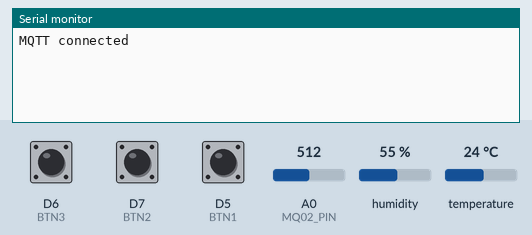
This sketch was run on a simulated ESP8266 (Wemos D1 mini). Shown: the last lines printed to the serial monitor. Inputs (shaded band) come from the test bench; at power-on: humidity 55 %, A0 (MQ02_PIN) = 512, temperature 24 °C, D6 (BTN3) HIGH, D7 (BTN2) HIGH, D5 (BTN1) HIGH. WiFi joins after 1.5 s; servers stay silent unless stated; no MQTT or app messages arrive unless stated.

Above: at 2.7 s.
2.8 s: humidity set to 22 %
At 5.4 s:
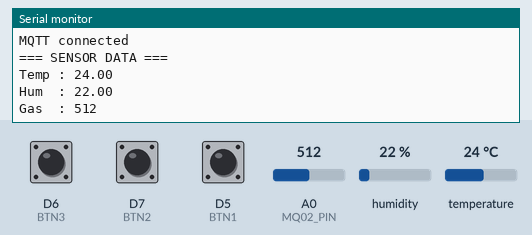
6.5 s: A0 (MQ02_PIN) set to 716
8.0 s: temperature set to 12 °C
9.5 s: A0 (MQ02_PIN) set to 900
At 10.8 s:
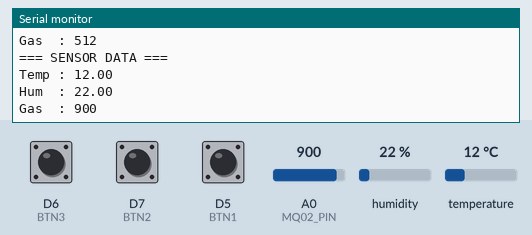

The sketch:

2tambahDHT-mq02.ino
```cpp
#include <ESP8266WiFi.h>
#include <PubSubClient.h>
#include <DHT.h>

/* ================= WIFI ================= */
const char* ssid     = "Toyaku2025";
const char* password = "Toyaku2025";

/* ======== STATIC IP SETTING ======== */
IPAddress local_IP(192, 168, 0, 30);
IPAddress gateway(192, 168, 0, 1);
IPAddress subnet(255, 255, 255, 0);
IPAddress dns(8, 8, 8, 8);

/* ================= MQTT ================= */
const char* mqtt_server = "192.168.0.100";
const int mqtt_port = 1883;

/* ================= TOPIC RELAY ================= */
const char* topic1 = "relay/1/status";
const char* topic2 = "relay/2/status";
const char* topic3 = "relay/3/status";

/* ================= TOPIC SENSOR ================= */
const char* topicTemp = "sensor/temp";
const char* topicHum  = "sensor/humidity";
const char* topicGas  = "sensor/air";

/* ================= PIN ================= */
#define BTN1 D5
#define BTN2 D7
#define BTN3 D6

#define DHTPIN D2
#define DHTTYPE DHT11
#define MQ02_PIN A0

WiFiClient espClient;
PubSubClient client(espClient);
DHT dht(DHTPIN, DHTTYPE);

int lastVal1 = -1;
int lastVal2 = -1;
int lastVal3 = -1;

unsigned long lastSensorMillis = 0;
const long sensorInterval = 5000; // publish sensor tiap 5 detik

/* ================= FUNCTION ================= */
void setup_wifi() {
  WiFi.mode(WIFI_STA);
  WiFi.config(local_IP, gateway, subnet, dns);
  WiFi.begin(ssid, password);

  while (WiFi.status() != WL_CONNECTED) {
    delay(500);
  }
}

void reconnect() {
  while (!client.connected()) {
    if (client.connect("WemosD1Mini")) {
      Serial.println("MQTT connected");
    } else {
      delay(2000);
    }
  }
}

/* ================= SETUP ================= */
void setup() {
  Serial.begin(115200);

  pinMode(BTN1, INPUT_PULLUP);
  pinMode(BTN2, INPUT_PULLUP);
  pinMode(BTN3, INPUT_PULLUP);

  dht.begin();
  setup_wifi();

  client.setServer(mqtt_server, mqtt_port);
}

/* ================= LOOP ================= */
void loop() {
  if (!client.connected()) {
    reconnect();
  }
  client.loop();

  int val1 = digitalRead(BTN1) == LOW ? 1 : 0;
  int val2 = digitalRead(BTN2) == LOW ? 1 : 0;
  int val3 = digitalRead(BTN3) == LOW ? 1 : 0;

  // ===== BTN 1 =====
  if (val1 != lastVal1) {
    client.publish(topic1, val1 ? "ON" : "OFF");
    lastVal1 = val1;
  }

  // ===== BTN 2 =====
  if (val2 != lastVal2) {
    client.publish(topic2, val2 ? "ON" : "OFF");
    lastVal2 = val2;
  }

  // ===== BTN 3 =====
  if (val3 != lastVal3) {
    client.publish(topic3, val3 ? "ON" : "OFF");
    lastVal3 = val3;
  }

  // ===== SENSOR READ & MQTT PUBLISH =====
  unsigned long now = millis();
  if (now - lastSensorMillis > sensorInterval) {
    lastSensorMillis = now;

    float h = dht.readHumidity();
    float t = dht.readTemperature(); // Celsius
    int gasValue = analogRead(MQ02_PIN);

    if (!isnan(t) && !isnan(h)) {
      char tempStr[8];
      char humStr[8];
      char gasStr[8];

      dtostrf(t, 1, 2, tempStr);
      dtostrf(h, 1, 2, humStr);
      itoa(gasValue, gasStr, 10);

      client.publish(topicTemp, tempStr);
      client.publish(topicHum, humStr);
      client.publish(topicGas, gasStr);

      Serial.println("=== SENSOR DATA ===");
      Serial.println("Temp : " + String(tempStr));
      Serial.println("Hum  : " + String(humStr));
      Serial.println("Gas  : " + String(gasStr));
    } else {
      Serial.println("Failed read DHT22");
    }
  }

  delay(50);
}
```

Measured:
- after the input at 2.8 s, the serial monitor: prints a new line after 2.2 s (image 1)
- after the input at 9.5 s, the serial monitor: prints a new line after 0.59 s (image 2)
